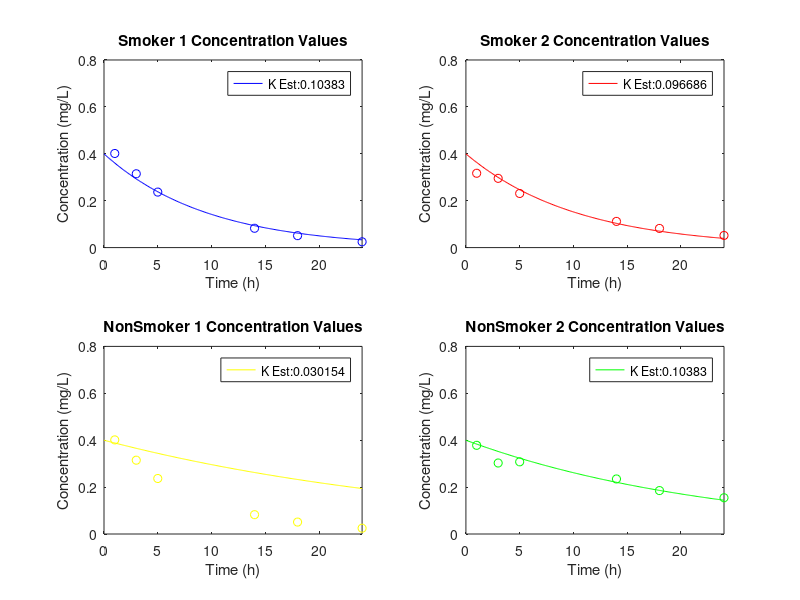

The MATLAB source for this figure:
function hw4b

% Cleaning workplace
close all;
clear all;

% Recording randomized data
firstSmokerData = [0.401282	0.314772 0.236688 8.24E-02 5.09E-02 2.47E-02];
secondSmokerData = [0.316974 0.295283 0.230779 0.111714	8.17E-02 5.18E-02];
firstNonSmokerData = [0.333059 0.266863	0.268022 0.226398 0.251007 0.261069];
secondNonSmokerData = [0.37814 0.302747	0.307756 0.234712 0.185152 0.154593];

% Initializing values
D = 10; %mg
V = 25; %L

% Recorded time points
time = [1, 3, 5, 14, 18, 24]; % hours
timeInterval = (0:0.1:24); % hours

% Subject 1 - First Smoker

guess1(1) = .003; % First guess
guess1(2) = .004; % Second Guess
index = 2; 

while abs(newFunction(guess1(index),time,firstSmokerData)) > .01
    guess1(index+1) = guess1(index) - newFunction(guess1(index),time,firstSmokerData)*(guess1(index)-guess1(index-1))/((newFunction(guess1(index), time, firstSmokerData)-newFunction(guess1(index-1), time, firstSmokerData)));
    index = index + 1;
end

kValueFirstSmoker = guess1(index);
firstSolution = (D/V) * exp(-kValueFirstSmoker*timeInterval);

% Subject 2 - Second Smoker

guess2(1) = .01; % First guess
guess2(2) = .02; % Second guess
index = 2;

while abs(newFunction(guess2(index), time, secondSmokerData))> .01
    guess2(index+1) = guess2(index) - (newFunction(guess2(index),time,secondSmokerData))*(guess2(index)-guess2(index-1))/(newFunction(guess2(index),time,secondSmokerData)-newFunction(guess2(index-1),time,secondSmokerData));
    index = index+1;
end

kValueSecondSmoker = guess2(index);
secondSolution = (D/V)*exp(-kValueSecondSmoker*timeInterval);

% Subject 3 - First NonSmoker

guess3(1) = .05; % First guess
guess3(2) = .06; % Second guess
index = 2;

while abs(newFunction(guess3(index),time,firstNonSmokerData)) > .01
    guess3(index+1) = guess3(index) - newFunction(guess3(index),time,firstNonSmokerData)*(guess3(index)-guess3(index-1))/(newFunction(guess3(index),time,firstNonSmokerData) - newFunction(guess3(index-1),time,firstNonSmokerData));
    index = index + 1;
end

kValueFirstNonSmoker = guess3(index);
thirdSolution=(D/V)*exp(-kValueFirstNonSmoker*timeInterval);

% Subject 4 - Second Non Smoker

guess4(1) = .03; % First guess
guess4(2) = .04; % Second guess
index = 2;

while abs(newFunction(guess4(index),time,secondNonSmokerData)) > .01
    guess4(index+1) = guess4(index)-newFunction(guess4(index),time,secondNonSmokerData)*(guess4(index)-guess4(index-1))/(newFunction(guess4(index),time,secondNonSmokerData)-newFunction(guess4(index-1),time,secondNonSmokerData));
    index = index+1;
end

kValueSecondNonSmoker = guess4(index);
fourthSolution = (D/V)*exp(-kValueSecondNonSmoker*timeInterval)

% Making the plots

subplot(2,2,1);
plot(time, firstSmokerData,'ob');
hold on;
plotOne = plot(timeInterval,firstSolution,'b')
title('Smoker 1 Concentration Values');
xlabel('Time (h)');
ylabel('Concentration (mg/L)');
axis([0 24 0 0.8]);
legend1=strcat('K Est:', num2str(kValueFirstSmoker));
legend(plotOne,legend1);

subplot(2,2,2);
plot(time, secondSmokerData,'or');
hold on;
plotTwo = plot(timeInterval,secondSolution,'r');
title('Smoker 2 Concentration Values');
xlabel('Time (h)');
ylabel('Concentration (mg/L)');
axis([0 24 0 0.8]);
legend2=strcat('K Est:', num2str(kValueSecondSmoker));
legend(plotTwo,legend2);

subplot(2,2,3);
plot(time, firstSmokerData,'oy');
hold on;
plotThree = plot(timeInterval,thirdSolution,'y');
title('NonSmoker 1 Concentration Values');
xlabel('Time (h)');
ylabel('Concentration (mg/L)');
axis([0 24 0 0.8]);
legend3=strcat('K Est:', num2str(kValueFirstNonSmoker));
legend(plotThree,legend3);

subplot(2,2,4);
plot(time, secondNonSmokerData,'og');
hold on;
plotFour = plot(timeInterval,fourthSolution,'g')
title('NonSmoker 2 Concentration Values');
xlabel('Time (h)');
ylabel('Concentration (mg/L)');
axis([0 24 0 0.8]);
legend4=strcat('K Est:', num2str(kValueFirstSmoker));
legend(plotFour,legend4);

% Secant method
function f = newFunction(x,time,data);
Y = data.*time.*exp(time.*-x);
firstSum = sum(Y);
Z = time.*exp(time.*-2*x);
secondSum = sum(Z);
f = (firstSum-(D/V)*secondSum);

end

end









